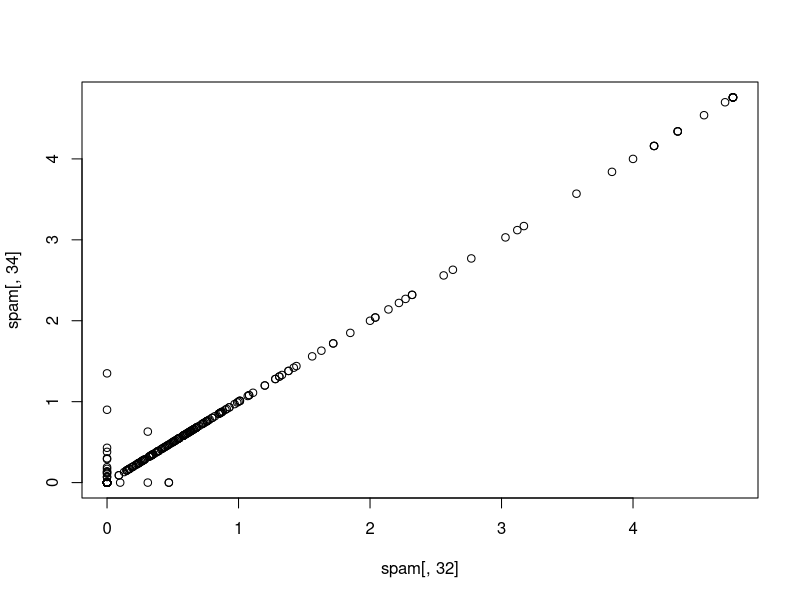
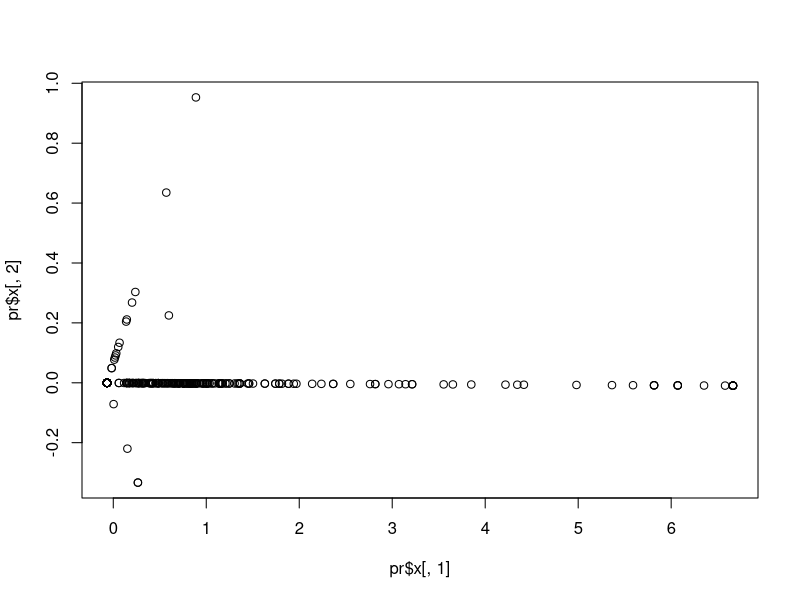
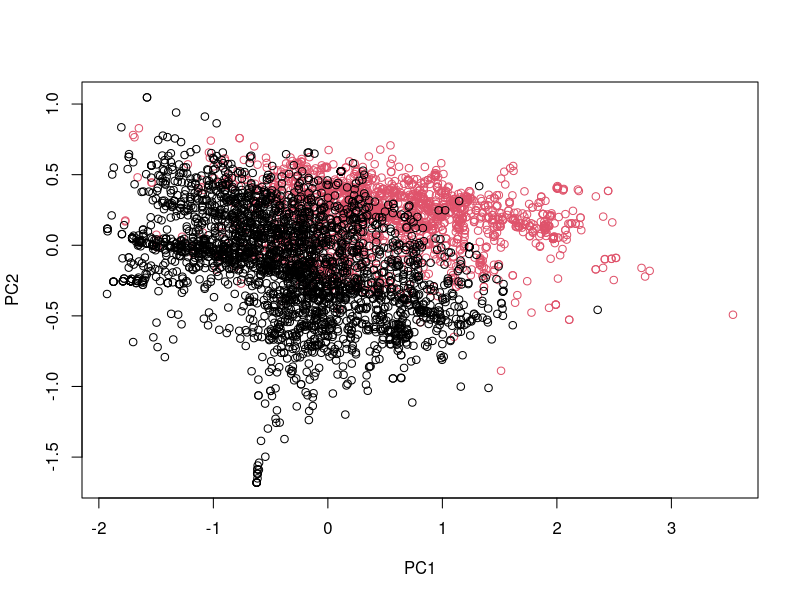
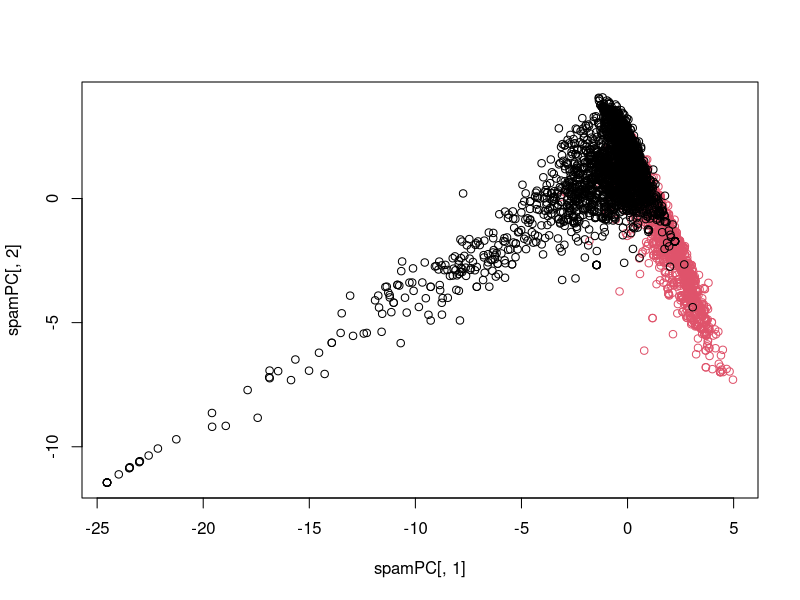

Recreate these plots in R, in order. (Note: this script raises an error after producing the figures.)
## 
library(caret)
library(kernlab)
data(spam)
## data spliting
intrain <- createDataPartition(y=spam$type,p=0.75, list=F)
training <- spam[intrain,]
testing <- spam[-intrain,]

M <- abs(cor(training[,-58]))
diag(M) <- 0 # every variable has correlation 1 with itself. So i don't need to care the diag(M)
which(M>0.8, arr.ind = T)

names(spam)[c(32,34)]
plot(spam[,32],spam[,34])


## PCA in R
smallspam <- spam[,c(32,34)]
pr <- prcomp(smallspam)
plot(pr$x[,1],pr$x[,2]) # we plot the first PC and the second PC, 

pr$rotation # PC1 is = 0.7061498* num858 + 0.7080625 * num415

## PCA on the whole spam data
pr <- prcomp(log10(spam[,-58]+1)) # run PCA on the whole spam data, and we use log10 +1 to make the data look a little bit more gaussian, becasue some of the variables are very unmormal looking. often we do that for PCA
typecolor <- ((spam$type=="spam")*1+1)
plot(pr$x[,1],pr$x[,2],col= typecolor, xlab="PC1", ylab="PC2")

# PCA with caret
pre <- preProcess(log10(spam[,-58]+1), method = "pca", pcaComp = 2) # pcaComp - the number of PCA component to compute
spamPC <- predict(pre, log10(spam[,-58]+1))
plot(spamPC[,1], spamPC[,2], col= typecolor)

# using the PCs to run glm regression
pre <- preProcess(log10(training[,-58]+1), method = "pca", pcaComp = 2) 
trainPC <- predict(pre, log10(training[,-58]+1))
modelfit <- train(training$type~., method="glm", data= trainPC)

testPC <- predict(pre, log10(testing[,-58]+1))
confusionMatrix(testing$type,predict(modelfit, testPC))


## just conbine into one preporcess() function
modelfit <- train(training$type~., method="glm", preProcess="pca", data=training) # one difference in this way is that you didn't define how many PCs are using, the accuracy is a litter different with the previous code. 
confusionMatrix(testing$type,predict(modelfit, testing))
